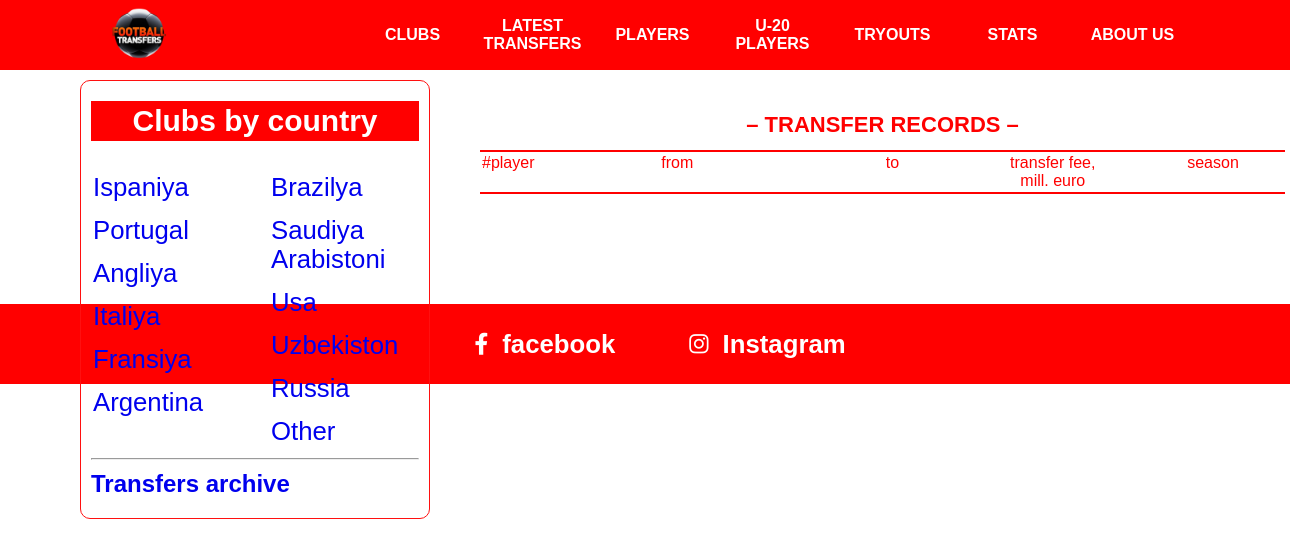
Page /transfers_r/ on the committed database.
### mainApp/models.py (models this page shows, shortened)
class Davlat(models.Model):
    nom = models.CharField(max_length=255)

### mainApp/views.py (the view)
# urls.py: path('transfers_r/', TransferRecordsView.as_view(), name='transfers_r'),
class TransferRecordsView(View):
    def get(self, request):
        transferlar = Transfer.objects.all().order_by('-narx')
        context = {
            'transferlar': transferlar,
        }
        return render(request, "transfer-records.html", context)

### mainApp/context_processors.py (called while the page is built)
def davlatlar(request):
    davlatlar_chap = Davlat.objects.all()[:6]
    davlatlar_ong = Davlat.objects.all()[6:11]
    other_club = Club.objects.filter(id__in=Davlat.objects.filter(id__gt=11).values_list('id', flat=True))
    context = {
        'davlatlar_chap': davlatlar_chap,
        'davlatlar_ong': davlatlar_ong,
        'other_club': other_club,
    }
    return context

### templates/transfer-records.html (shortened to what this page needs)
{% extends 'header.html' %}
{% block content %}
<div class="nav">
  <h2>– TRANSFER RECORDS –</h2>
  <table class="content-nav">
    <thead>
      <tr>
        <td>#player</td>
        <td>from</td>
        <td>to</td>
        <td>
          transfer fee, <br />
          mill. euro
        </td>
        <td>
          season
        </td>
      </tr>
    </thead>
  </table>
</div>
<div class="latest-transfers">
<p>It is a list of the most expensive transfers of all time. The minimum transfer value is 50 million euro.</p>
</div>
{% endblock %}

### templates/header.html (shortened to what this page needs)
<!DOCTYPE html>
<html>
  <head>
    {% load static %}
    <link rel="stylesheet" type="text/css" media="screen" href="/static/css/main.css" />
    <link
      rel="stylesheet"
      href="https://cdnjs.cloudflare.com/ajax/libs/font-awesome/6.1.1/css/all.min.css"
    />
  </head>
  <body>
    <div class="container">
      <div class="navbar">
        <div class="icon">
          <a href="{% url 'home' %}">
            <img src="/static/img/12252568_173-removebg-preview.png" alt="" />
          </a>
        </div>
        <div class="links">
          <div {% block clubs_active %} {% endblock %}><a href="{% url 'clublar' %}">CLUBS</a></div>
          <div {% block latest_transfers_active %} {% endblock %}><a href="{% url 'transfers' %}">LATEST TRANSFERS</a></div>
          <div {% block players_active %} {% endblock %}><a href="{% url 'players' %}">PLAYERS</a></div>
          <div {% block U20_active %} {% endblock %}><a href="{% url 'player_20' %}">U-20 PLAYERS</a></div>
          <div {% block transfers_active %} {% endblock %}><a href="{% url 'tr' %}">TRYOUTS</a></div>
          <div {% block stats_active %} {% endblock %}><a href="{% url 'stats' %}">STATS</a></div>
          <div {% block about_active %} {% endblock %}><a href="{% url 'about' %}">ABOUT US</a></div>
        </div>
      </div>
      <div class="country-clubs">
        <h2 id="title">Clubs by country</h2>
        <div class="country">
          <div>
            {% for davlat in davlatlar_chap %}
            <h3><a href="/davlatlar/{{ davlat.id }}/clubs/">{{ davlat.nom }}</a> <br /></h3>
            {% endfor %}
          </div>
          <div>
            {% for davlat in davlatlar_ong %}
            <h3><a href="/davlatlar/{{ davlat.id }}/clubs/">{{ davlat.nom }}</a> <br /></h3>
            {% endfor %}
            <h3><a href="/davlatlar/other/clubs/">Other</a> <br /></h3>
          </div>
        </div>
         <hr>
        <h2><a href="/transfer-archive/">Transfers archive</a></h2>
      </div>
        {% block content %}
        {% endblock %}
        <div class="footer">
        <a href="https://www.facebook.com/topfootballtransfers/">
          <div>
            <i class="fa-brands fa-facebook-f"></i> &nbsp;
            <h3>facebook</h3>
          </div>
        </a>
        <a href="https://www.instagram.com/topfootballtransfers/">
          <div>
            <i class="fa-brands fa-instagram"></i> &nbsp;
            <h3>Instagram</h3>
          </div>
        </a>
      </div>
    </div>
  </body>
</html>

### static/css/main.css (style rules this page uses)
* { margin: 0; padding: 0; box-sizing: border-box; }
.container { width: 100% !important; display: inline-block; font-family: sans-serif; }
.container .navbar { width: 100%; background-color: red; display: flex; align-items: center; justify-content: space-around; position: fixed; z-index: 99; height: 70px !important; }
.container .navbar .icon { width: 100px; overflow: hidden; }
.container .navbar .icon img { width: 130%; margin-left: -14%; }
.container .navbar .links { z-index: 999; display: flex; }
.container .navbar .links div { width: 100px; text-align: center; display: flex; align-items: center; margin-right: 20px; }
.container .navbar .links div a { color: white; font-weight: 700; text-decoration: none; width: 100px !important; height: 45px; display: flex; align-items: center; justify-content: center; }
.country-clubs { width: 350px; border: 1px solid rgb(255, 16, 16); border-radius: 10px; position: fixed; top: 80px; left: 80px; padding: 10px 10px; padding-bottom: 10px; }
.country-clubs h2 { margin: 10px 0px; transition: all 0.3s ease; }
.country-clubs h2 a { text-decoration: none; }
.country-clubs #title { font-size: 30px; background-color: red; color: white; text-align: center; line-height: 40px; }
.country-clubs .country { width: 100%; display: flex; flex-wrap: wrap; justify-content: space-between; font-size: 22px; margin-top: 20px; }
.country-clubs .country div { width: 150px; height: 100%; }
.country-clubs .country h3 { font-weight: 100 !important; margin: 10px 0px !important; width: 100%; padding: 2px 2px; transition: all 0.3s ease; }
.country-clubs .country h3 a { text-decoration: none; margin-top: 20px !important; }
.nav { width: 805px; background-color: white; position: fixed; left: 480px; top: 70px; }
.nav h2 { text-align: center; color: red; line-height: 50px; padding-top: 30px; font-size: 22px; }
.latest-transfers { display: inline-block; width: 800px; margin-left: 480px; margin-top: 120px !important; }
.latest-transfers p { text-align: center; margin: 50px 0px 110px 0px; }
.latest-transfers { display: inline-block; width: 800px; margin-left: 480px; margin-top: 220px; overflow: hidden; }
.latest-transfers p { text-align: center; }
.content-nav { border-top: 2px solid rgb(255, 0, 0); border-bottom: 2px solid rgb(255, 0, 0); width: 100%; }
.content-nav tr { display: flex; justify-content: space-between !important; }
.content-nav tr td { width: 140px; color: red; text-align: center; }
.content-nav tr td:nth-child(1) { width: 50px; }
.content-nav tr td:nth-child(2) { width: 250px; }
.footer { width: 100%; background-color: red; height: 80px; display: flex; align-items: center; justify-content: center; font-size: 22px; padding-left: 80px; }
.footer a { margin-right: 50px; color: white; text-decoration: none; word-spacing: 8px; padding: 4px 12px; border-radius: 5px; transition: all 0.3s ease; }
.footer a div { display: flex; align-items: center; }

### rows in the picture
Davlat: nom "Ispaniya"
Davlat: nom "Portugal"
Davlat: nom "Angliya"
Davlat: nom "Italiya"
Davlat: nom "Fransiya"
Davlat: nom "Argentina"
Davlat: nom "Brazilya"
Davlat: nom "Saudiya Arabistoni"
Davlat: nom "Usa"
Davlat: nom "Uzbekiston"
Davlat: nom "Russia"
